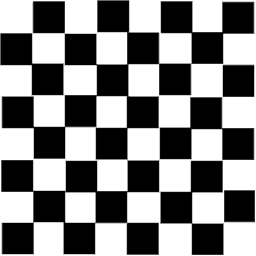
#> input picture Evolution-design-image-filter/images/chessboard256.png, 256 x 256 px
$ python evolve.py
#> lines starting #> are read from the running program, lines starting #| are printed output that depends on the picture; pictures that were not available may be replaced by others from this repository, and a replacement may not be noted
### Evolution-design-image-filter/utils.py
import cv2 as cv

def load_image(path):
    img = cv.imread(path, 0)
    # resized = cv.resize(img, (256,256), interpolation = cv.INTER_AREA)
    return img

### Evolution-design-image-filter/detector.py
import numpy as np


def calculate_target_size(img_size: int, kernel_size: int) -> int:
    num_pixels = 0

    # From 0 up to img size (if img size = 224, then up to 223)
    for i in range(img_size):
        # Add the kernel size (let's say 3) to the current i
        added = i + kernel_size
        # It must be lower than the image size
        if added <= img_size:
            # Increment if so
            num_pixels += 1

    return num_pixels


def noise_map(img):

    kernel_size = 5
    target_size = calculate_target_size(img.shape[0], kernel_size)

    mask = np.zeros(shape=(target_size, target_size))
    mask_img = np.zeros(shape=(target_size, target_size))

    # Iterate over the rows
    for i in range(target_size):
        # Iterate over the columns
        for j in range(target_size):
            # Get the current matrix
            window = np.array(img[i:i+kernel_size, j:j+kernel_size])
            window = window.flatten()

            window_px13 = window[12]

            # Find out a vector I0 by sorting the pixels in ascending order and then
            # find the median value of the sorted vector I0.
            I_O = np.sort(window)
            median = np.median(I_O)

            # In the vector I0, in between 0 and median find the average value of pixels and set its corresponding
            # pixel in the V0 as the boundary B1.
            # In similar manner, the boundary B2 is set in between median and 255
            I_O_first_idx = np.where((I_O >= 0) & (I_O <= median))
            I_O_second_idx = np.where((I_O >= median) & (I_O <= 255))

            I_O_first = I_O[I_O_first_idx]
            I_O_second = I_O[I_O_second_idx]


            # If the candidate pixel belongs to the middle cluster, it is identified as an “uncorrupted”
            # pixel, else it is identified as a “corrupted” pixel.
            if (window_px13.item() >= np.average(I_O_first).item() and window_px13.item() <= np.average(I_O_second).item()):
                mask[i, j] = 0 # uncorrupted
                mask_img[i,j] = 0
            else:
                mask[i, j] = 1 # corrupted
                mask_img[i,j] = 255

    mask = np.array(mask)
    mask = np.reshape(mask, (256,256))

    mask_img = np.array(mask_img)
    mask_img = np.reshape(mask_img, (256,256))

    return mask, mask_img

### Evolution-design-image-filter/evolve.py
"""
Author: Matej Otcenas(xotcen01)
Date: 1.5.2022
Description: Main module for performing the evolution
"""

import numpy as np
import argparse
import cv2 as cv

# Internal modules
import fitness
import utils
import detector
import population
from csv import DictWriter


def compare_chromosomes(list1, list2):
    if list2 is not None:
        diff = [x for x in list1 if x not in list2]
        if len(diff) == 0:
            is_equal = True
        else:
            is_equal = False
    else:
        is_equal = False
    return is_equal

def compare_fitness(fit1, fit2):
    if fit1 == fit2:
        return True
    else:
        return False

def train(num_gen, pop_size, mut_prob, save_path, rows=8, cols=9, mut_inc = 0.05 ,img_path="images/", img1_name="chessboard256", img2_name="chessboard256_20%"):
    operations = [0,1,2,3,4,5,6,7,8,9,10,11,12]
    ref_img = utils.load_image(img_path + img1_name + ".png")
#> in load_image, img is the input picture: shape (256, 256); min 0, max 255, mean 130.5
    test_img = utils.load_image(img_path + img2_name + ".png")
#> call 2 of load_image, with path = 'images/chessboard256_20%.png'
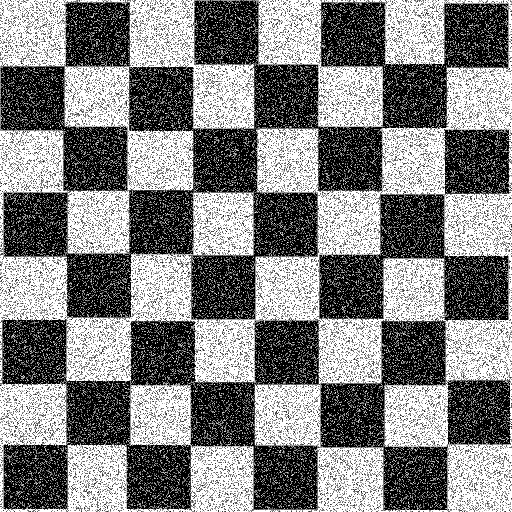
#> input picture Evolution-design-image-filter/images/chessboard_30%.png, 512 x 512 px, given in place of chessboard256_20%.png, which was not available
#> in load_image, img is the input picture: shape (512, 512); min 0, max 255, mean 127.6

    # make borders because of 5x5 window
    ref_img = np.uint8(cv.copyMakeBorder(ref_img,2,2,2,2,cv.BORDER_CONSTANT,value=[0]))
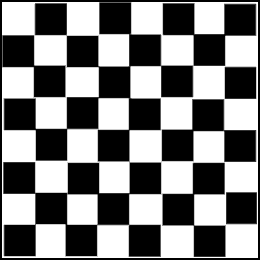
#> ref_img: shape (260, 260); min 0, max 255, mean 126.5
    padded_test_img = np.uint8(cv.copyMakeBorder(test_img,2,2,2,2,cv.BORDER_CONSTANT,value=[0]))
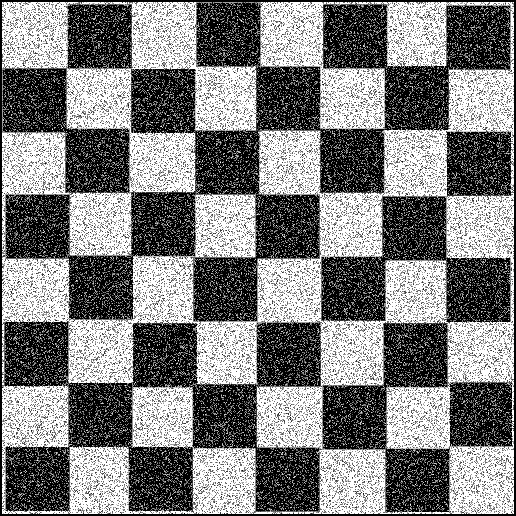
#> padded_test_img: shape (516, 516); min 0, max 255, mean 125.6

    detection_map, mask_img = detector.noise_map(padded_test_img)
#> after the loop in noise_map, `for i in range(target_size):`:
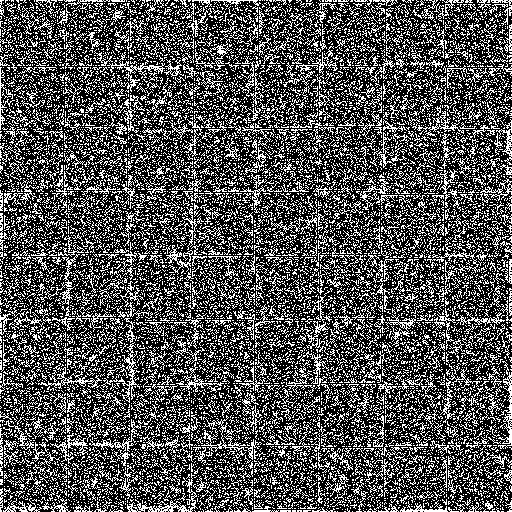
#> mask: shape (512, 512) float64; values 0 (black) and 1 (white), 32% white in thin lines or dots
#> after the loop in noise_map, `for i in range(target_size):`: mask_img: shape (512, 512) float64; 32% white in thin lines or dots
    detection_map = np.uint8(cv.copyMakeBorder(detection_map,2,2,2,2,cv.BORDER_CONSTANT,value=[0]))

    cv.imwrite(save_path + "reconstruction/" + img2_name + "_detection_map.png", mask_img)

    pop = population.create_population(rows, cols, operations, pop_size)

    # save best chromosome
    best_individual = (None, None, float('inf'))
    # couunter to overcome divergence
    best_individual_counter = 0
    # save best fitness functions for statistics
    all_best = []

    for generation in range(num_gen):
        # find best individual from current population in the ongoing generation
        best_chromosome, best_filtered_image, best_fitness = fitness.fitness_pop(ref_img, padded_test_img, detection_map, pop)

        if compare_chromosomes(best_chromosome, best_individual[0]) or compare_fitness(best_fitness, best_individual[2]): # compare best with previous iteration
            best_individual_counter += 1
        else:
            if best_individual[2] > best_fitness:
                best_individual = (best_chromosome, best_filtered_image, best_fitness) # save chromosome, image and fitness
                best_individual_counter = 0

        all_best.append({"id": generation, "fitness":best_individual[2], "mut": mut_prob})

        if best_individual_counter == 5 and mut_prob < 1.0: # mutate best to get something new
            if mut_prob >= 0.95:
                mut_prob = 1.0
            else:
                mut_prob += mut_inc
            best_individual_counter = 0
            print("Raising mutation rate to: ", mut_prob)

        print(f"GENERATION: ", generation + 1)
        print(f"BEST FITNESS: ",best_individual[2])

        # repopulate using the best individual from this generation
        pop = population.repopulate(best_chromosome, pop_size, rows, operations, mut_prob) # best_chromosome

    keys = all_best[0].keys()

    # saving data to csv files
    with open(save_path + "CSV/" + img2_name + "_convergence.csv", 'w', newline='') as output_file:
        dict_writer = DictWriter(output_file, keys)
        dict_writer.writeheader()
        dict_writer.writerows(all_best)
        output_file.close()

    cv.imwrite(save_path + "reconstruction/" + img2_name + ".png", best_individual[1])


if __name__ == '__main__':
    parser = argparse.ArgumentParser()
    parser.add_argument('--mut_prob', default=0.1, type=float, help='Mutation probability')
    parser.add_argument('--gen', default=100, type=int, help='Number of generations')
    parser.add_argument('--pop_size', default=5, type=int, help='Population size')
    parser.add_argument('--save_path', default="experiments/", type=str, help='Path where to save output')
    parser.add_argument('--rows', default=8, type=int, help='CGP rows')
    parser.add_argument('--cols', default=9, type=int, help='CGP cols')
    parser.add_argument('--mut_inc', default=0.05, type=float, help='Mutation increment')
    parser.add_argument('--img_path', default="images/", type=str, help='Input images path')
    parser.add_argument('--img1_name', default="chessboard256", type=str, help='Input image1 name')
    parser.add_argument('--img2_name', default="chessboard256_20%", type=str, help='Input image2 name')

    args = parser.parse_args()

#> (the run stopped early here; a loop or call above may not have finished)
